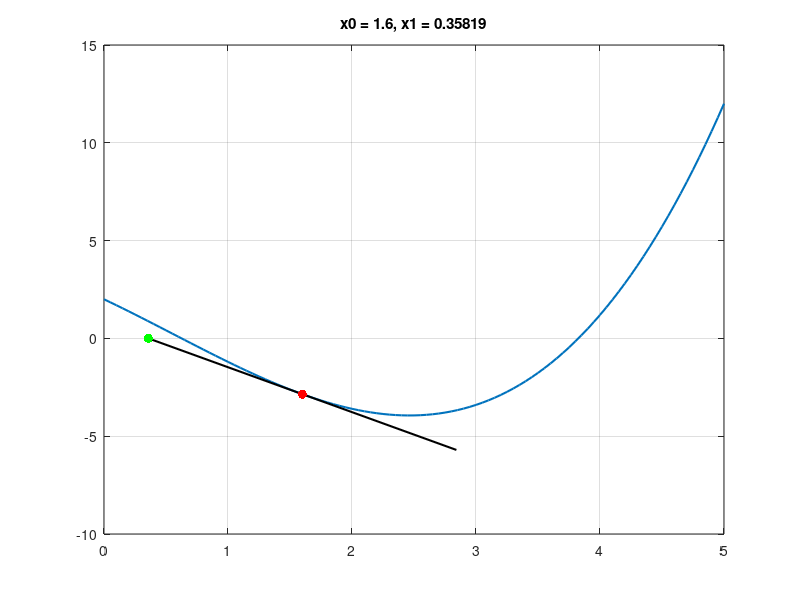

This chart was generated by the following MATLAB code:
clear
close all

f =@(x) 0.3.*x.^3 - 0.5.*x.^2 - 3.*x + 2
df=@(x) 0.9.*x.^2-x-3

x0=1.6
f0=f(x0)
df0=df(x0)
dx=f(x0)/df(x0)
x1=x0-dx
x=0:5/100:5;
plot(x,f(x),'linewidth',1.5)
hold
%tangent
L=dx %width = 2*L
plot([x0-L,x0+L],[f(x0)-df(x0)*L,f(x0)+df(x0)*L],'k','linewidth',1.5)
plot(x0,f(x0),'r.','markersize',20)
plot(x1,0,'g.','markersize',20)
grid
title(['x0 = ', num2str(x0), ', x1 = ', num2str(x1)])
hold off

